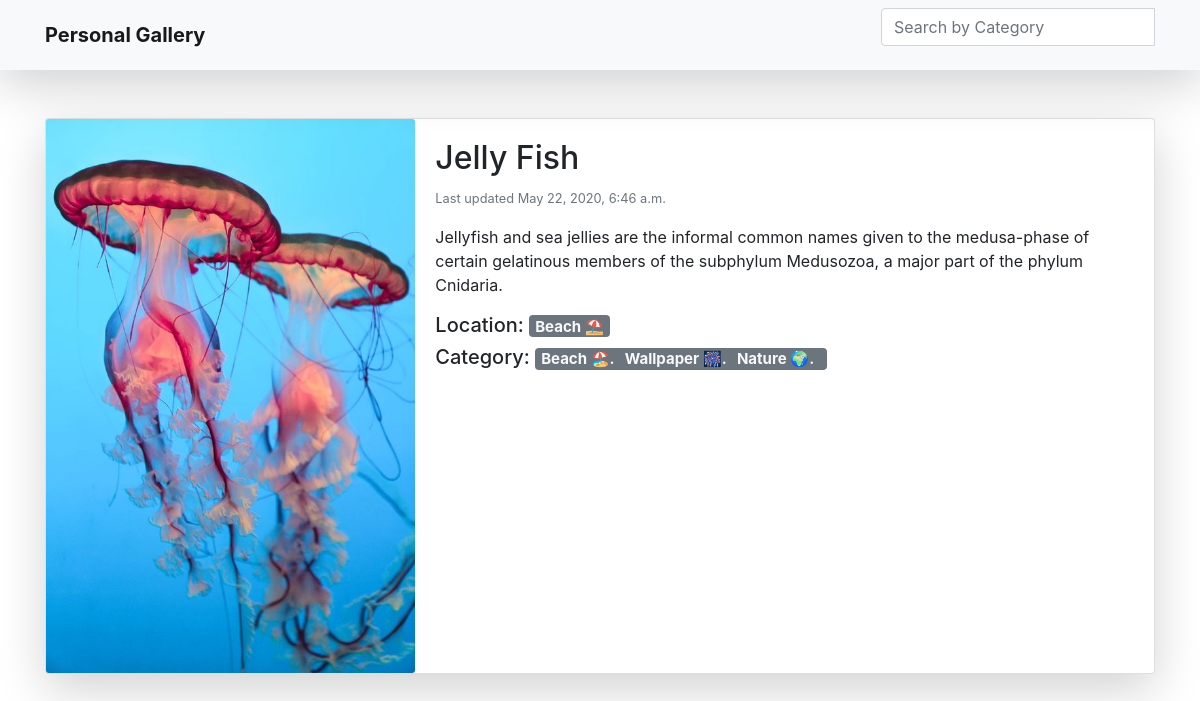
The app's page /18/ with its own data.
### photolibrary/models.py (models this page shows, shortened)
class Pictures(models.Model):
    image = models.ImageField(upload_to = 'img/', blank=False)
    image_name = models.CharField(max_length=100)
    image_description = models.TextField()
    image_category = models.ManyToManyField(Category, related_name='posts')
    image_location = models.ForeignKey(Location, related_name='posts', on_delete=models.CASCADE)
    created_on = models.DateTimeField(auto_now_add=True)
    last_modified = models.DateTimeField(auto_now=True)

class Location(models.Model):
    location = models.CharField(max_length=50)
    def __str__(self):
        return self.location

class Category(models.Model):
    category = models.CharField(max_length =50)

### photolibrary/views.py (the view)
# urls.py: path('<int:pk>/', views.pictures_detail, name='pictures_detail'),
def pictures_detail(request, pk):
    picture = Pictures.objects.get(pk=pk)
    context = {
        'picture':picture,
    }
    return render(request, 'pictures_detail.html', context)

### photolibrary/templates/pictures_detail.html
{% extends "base.html" %}
{% load static %}
{% block content %}
<div class="container mt-5">
    <div class=" card shadow-lg" >
        <div class="row no-gutters">
          <div class="col-md-4">
            <img src="{{picture.image.url}}" class="card-img" alt="image">
          </div>
          <div class="col-md-8">
            <div class="card-body">
              <h2 class="card-title">{{ picture.image_name }}</h2>
              <p class="card-text"><small class="text-muted">Last updated {{picture.last_modified}}</small></p>
              <p class="card-text">{{picture.image_description}}</p>
              <h5>Location: <span class="badge badge-secondary"><a class="text-light" href="{% url 'pictures_location' picture.image_location.location %}">{{picture.image_location}}</a></span></h5>
              <h5>Category:
                <span class="badge badge-secondary">
                  {% for category in picture.image_category.all %}
                  <a href="{% url 'pictures_category' category.category %}" class="text-light">
                        {{ category.category }}.
                  </a>&nbsp;
                  {% endfor %}
                </span>
              </h5>
            </div>
          </div>
        </div>
      </div>
</div>
{% endblock %}

### records on screen
Pictures: image (picture), image_name "Jelly Fish", last_modified "May 22, 2020, 6:46 a.m.", image_description "Jellyfish and sea jellies are the informal common names given to the medusa-phase of certain gelatinous members of the subphylum Medusozoa, a major part of the phylum Cnidaria.", image_location "Beach ⛱"
Category: category "Beach 🏖"
Category: category "Wallpaper 🎆"
Category: category "Nature 🌍"
